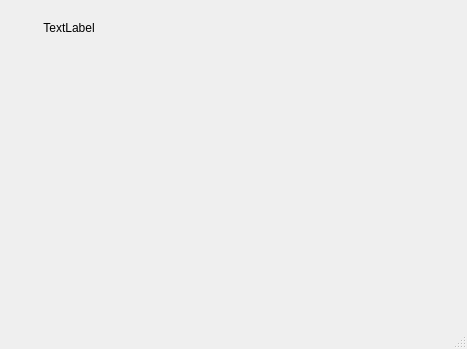
<?xml version="1.0" encoding="UTF-8"?>
<ui version="4.0">
 <class>MainWindow</class>
 <widget class="QMainWindow" name="MainWindow">
  <property name="geometry">
   <rect>
    <x>0</x>
    <y>0</y>
    <width>467</width>
    <height>349</height>
   </rect>
  </property>
  <property name="windowTitle">
   <string>MainWindow</string>
  </property>
  <widget class="QWidget" name="centralwidget">
   <widget class="QLabel" name="lbl_size">
    <property name="geometry">
     <rect>
      <x>40</x>
      <y>20</y>
      <width>58</width>
      <height>16</height>
     </rect>
    </property>
    <property name="text">
     <string>TextLabel</string>
    </property>
    <property name="alignment">
     <set>Qt::AlignmentFlag::AlignCenter</set>
    </property>
   </widget>
  </widget>
  <widget class="QMenuBar" name="menubar">
   <property name="geometry">
    <rect>
     <x>0</x>
     <y>0</y>
     <width>467</width>
     <height>22</height>
    </rect>
   </property>
  </widget>
  <widget class="QStatusBar" name="statusbar"/>
 </widget>
 <resources/>
 <connections/>
</ui>
